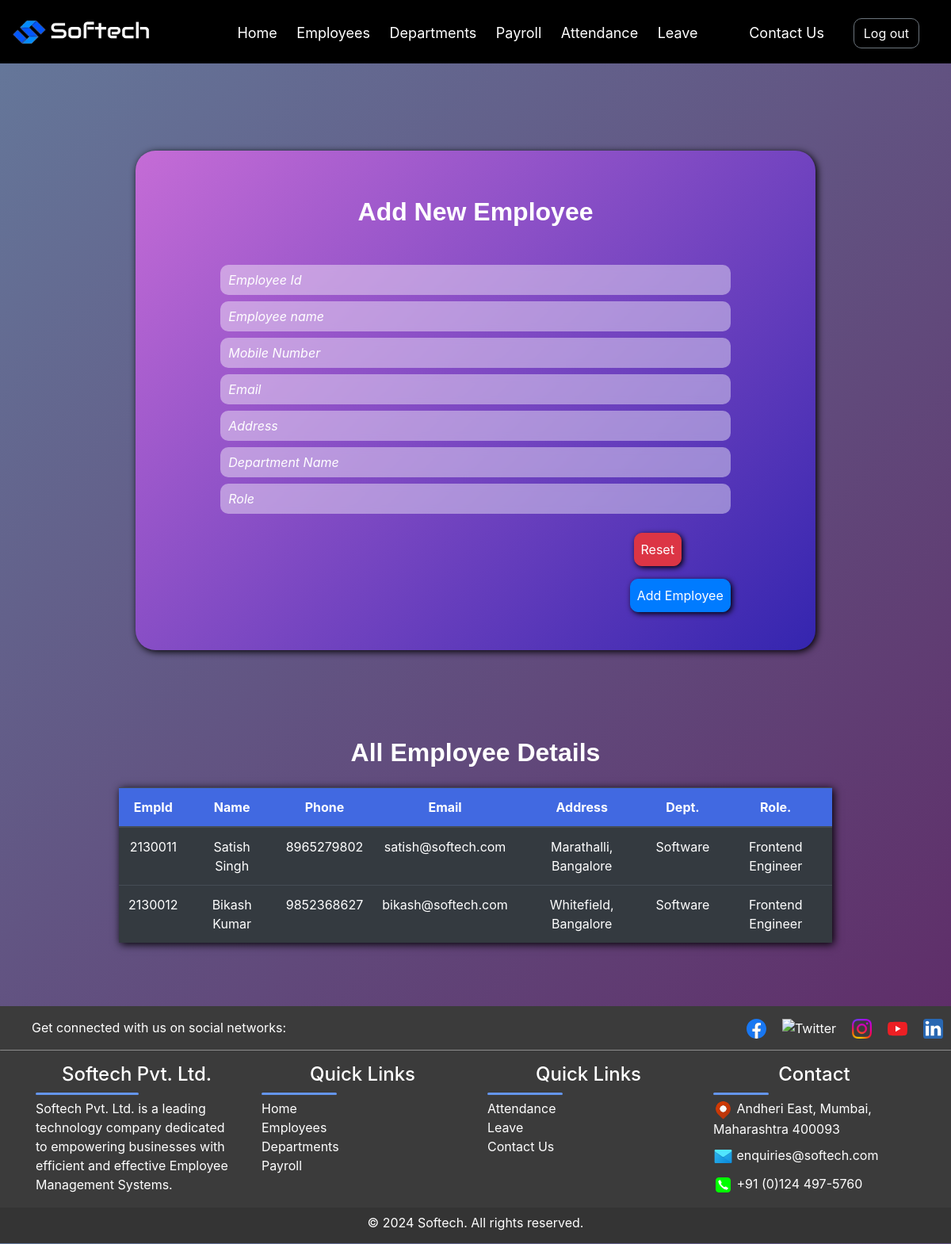
Before: /employee with the older database file.
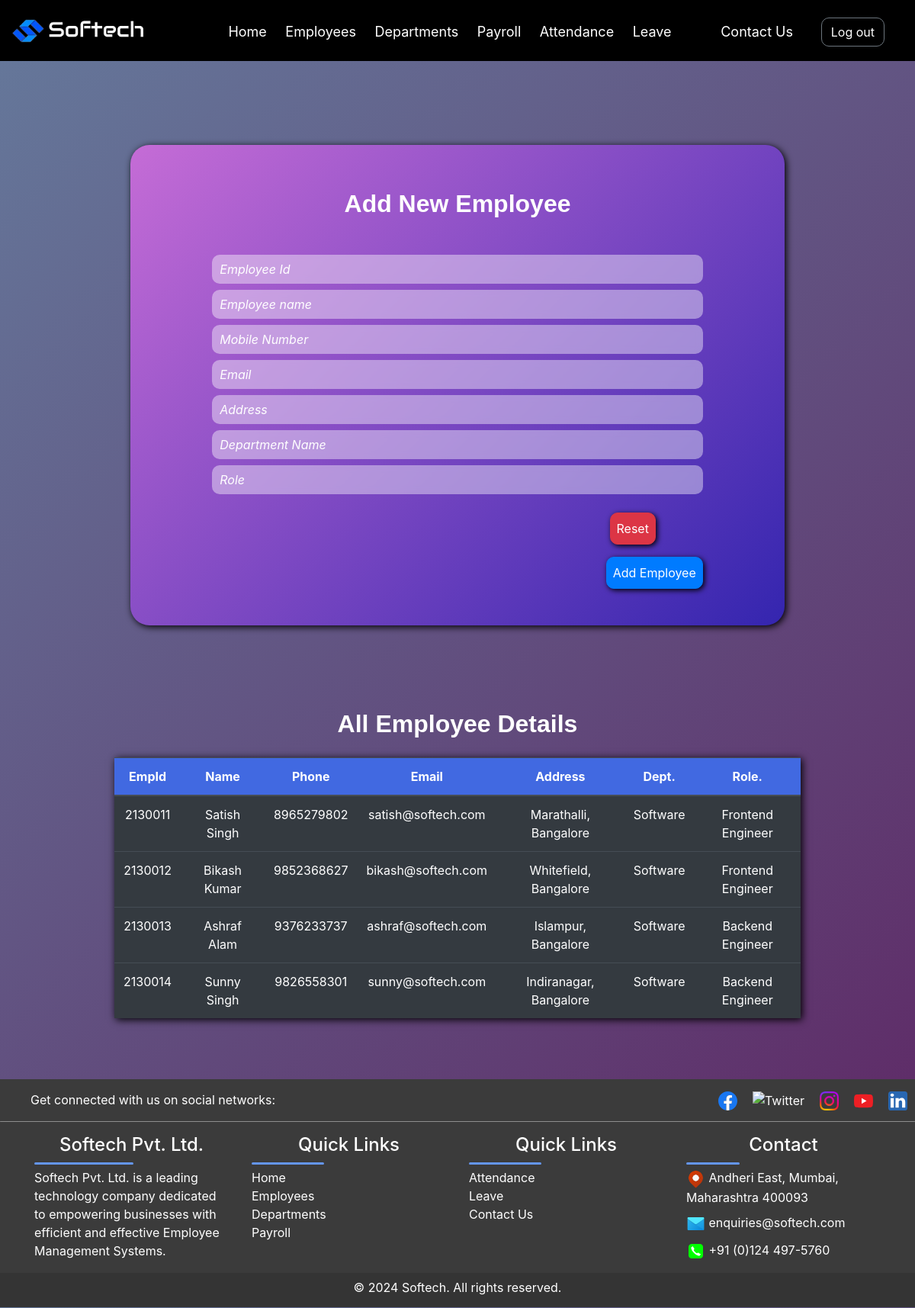
After: the same page with the newer database file.
### app/models.py (models this page shows, shortened)
class Employees(models.Model):
      emp_id = models.CharField(max_length=10, primary_key=True)
      emp_name = models.CharField(max_length=100)
      mobile_number = models.CharField(max_length=15)
      email = models.EmailField()
      address = models.TextField()
      department_name = models.ForeignKey(Departments, on_delete=models.CASCADE)
      role = models.CharField(max_length=100)

class Departments(models.Model):
      department_name = models.CharField(max_length=100, primary_key=True)
      department_status = models.CharField(max_length=100)
      def __str__(self):
        return str(self.department_name)

### app/views.py (the view, shortened to what this page needs)
# urls.py: path('employee', views.employee_page,name="employee"),
def employee_page(request):
    employees=Employees.objects.all()
    form=EmployeesForm()
    context = {'form':form,'employee':employees}
    return render(request, 'app/employees.html', context)

### app/templates/app/employees.html (shortened to what this page needs)
{% extends "base_template/base.html" %}
{% load static %}
{% block content %}
         <form method="POST" class="bg-body py-5 text-center" id="formbackground">
            <h2 class="fs-3 fw-bold text-decoration-underline mb-5">Add New Employee</h2>
            {{form.emp_id}}
            {{form.emp_name}}
            {{form.mobile_number}}
            {{form.email}}
            {{form.address}}
            {{form.department_name}}
            {{form.role}}
            <div class="buttons w-75 mx-auto">
               <div class="row g-0">
                  <div class="col-6 text-start">
                  </div>
                  <div class="col-6 text-end">
                     <button class="btn btn-danger mt-3 me-2 p-2" id="resetBtn" style="margin-left: 40%;">Reset</button>
                     <button class="btn btn-primary mt-3 p-2" id="addBtn" type="submit" style="float: right;">Add Employee</button>
                  </div>
               </div>
            </div>
         </form>
         <div class="w-auto mx-auto">
            <h2 class="fs-3 fw-bold text-decoration-underline mb-2 mt-5">All Employee Details</h2>
            <table class="table table-dark table-hover mt-4 mb-5 text-center w-75">
               <thead class="fw-bold">
                  <th>EmpId</th>
                  <th>Name</th>
                  <th>Phone</th>
                  <th>Email</th>
                  <th>Address</th>
                  <th>Dept.</th>
                  <th>Role.</th>
               </thead>
               <tbody id="myTable">
                  {% for e in employee  %}
                  <tr>
                     <td>{{e.emp_id}}</td>
                     <td>{{e.emp_name}}</td>
                     <td>{{e.mobile_number}}</td>
                     <td>{{e.email}}</td>
                     <td>{{e.address}}</td>
                     <td>{{e.department_name}}</td>
                     <td>{{e.role}}</td>
                  </tr>
                  {% endfor %}
               </tbody>
            </table>
         </div>
      {% endblock content %}

### app/templates/base_template/base.html (shortened to what this page needs)
{% load static %}
<!DOCTYPE html>
<html>
   <head>
      <link rel="stylesheet" href="{% static 'app/CSS_Files/index.css' %}">
      <link rel="stylesheet" href="{% static 'app/CSS_Files/style.css' %}">
      <link rel="stylesheet" href="{% static 'app/CSS_Files/signup.css' %}">
      <link rel="stylesheet" href="{% static 'app/CSS_Files/login.css' %}">
      <link rel="stylesheet" href="https://maxcdn.bootstrapcdn.com/bootstrap/4.5.2/css/bootstrap.min.css">
      <link href="https://cdnjs.cloudflare.com/ajax/libs/font-awesome/5.15.4/css/all.min.css" rel="stylesheet">
    </head>
    <body class="container-fluid" style="background:linear-gradient(135deg, #65799b 0%,#5e2563 100%);">
            <div class="navigationbar">
                <div>
                    <img src="{% static 'images/SoftechLogo-removebg-preview.png' %}">
                    <div>
                        <nav class="navbar justify-content-center">
                            <ul>
                                <li><a href="{% url "index" %}">Home</a></li>
                                <li><a href="{% url "employee" %}">Employees</a></li>
                                <li><a href="{% url "department" %}">Departments</a></li>
                                <li><a href="{% url "payroll" %}">Payroll</a></li>
                                <li><a href="{% url "attendance" %}">Attendance</a></li>
                                <li><a href="leave.html">Leave</a></li>
                                <li style="float: right; position: absolute; right: 150px;"><a href="">Contact Us</a></li>
                                <li><a href="index.html"><button id="logout" class="btn btn-outline-secondary">Log out</button></a></li>
                            </ul>
                        </nav>
                    </div>
                </div>
            </div>
            {% block content %}{% endblock content %}
            <footer class="mainfooter" role="contentinfo">
                <div>
                    <ul style="display: inline; list-style-type: none;">
                        <li class="icon">Get connected with us on social networks:</li>
                        <li class="icon" style="float: inline-end; margin: auto 10px;"><a href="#" class="icoLinkedin" title="Linkedin"> <!DOCTYPE svg  PUBLIC '-//W3C//DTD SVG 1.1//EN'  'http://www.w3.org/Graphics/SVG/1.1/DTD/svg11.dtd'> </a></li>
                        <li class="icon" style="float: inline-end; margin: auto 10px;"><a href="#" class="icoYoutube" title="Youtube"><!DOCTYPE svg  PUBLIC '-//W3C//DTD SVG 1.1//EN'  'http://www.w3.org/Graphics/SVG/1.1/DTD/svg11.dtd'></li>
                        <li class="icon" style="float: inline-end; margin: auto 10px;"><a href="#" class="icoInstagram" title="Instagram"><img src="{% static 'images/insta.png' %}" alt="Instagram" height="25"></a></li>
                        <li class="icon" style="float: inline-end; margin: auto 10px;"><a href="#" class="icoTwitter" title="Twitter"><img src="https://uxwing.com/wp-content/themes/uxwing/download/brands-and-social-media/x-social-media-white-icon.png" alt="Twitter" height="25"></a></li>
                        <li class="icon" style="float: inline-end; margin: auto 10px;"><a href="#" class="icoFacebook" title="Facebook"><!DOCTYPE svg  PUBLIC '-//W3C//DTD SVG 1.1//EN'  'http://www.w3.org/Graphics/SVG/1.1/DTD/svg11.dtd'></a></li>
                    </ul>
                    <hr>
                </div>
                <div class="footer-middle">
                <div class="container">
                  <div class="row">
                    <div class="col-md-3 col-sm-6">
                      <div class="footer-pad">
                        <h4>Softech Pvt. Ltd.</h4>
                        <div class="underline1"></div>
                        <ul class="list-unstyled">
                          <li>Softech Pvt. Ltd. is a leading technology company dedicated to empowering businesses with efficient and effective Employee Management Systems.</li>
                        </ul>
                      </div>
                    </div>
                    <div class="col-md-3 col-sm-6">
                      <div class="footer-pad">
                        <h4>Quick Links</h4>
                        <div class="underline2"></div>
                        <ul class="list-unstyled">
                            <li><a href="{% url "index" %}">Home</a></li>
                            <li><a href="{% url "employee" %}">Employees</a></li>
                            <li><a href="departments.html">Departments</a></li>
                            <li><a href="payroll.html">Payroll</a></li>
                        </ul>
                      </div>
                    </div>
                    <div class="col-md-3 col-sm-6">
                      <div class="footer-pad">
                        <h4>Quick Links</h4>
                        <div class="underline2"></div>
                        <ul class="list-unstyled">
                            <li><a href="attendance.html">Attendance</a></li>
                            <li><a href="leave.html">Leave</a></li>
                            <li><a href="">Contact Us</a></li>
                        </ul>
                      </div>
                    </div>
                      <div class="col-md-3">
                          <h4>Contact</h4>
                          <div class="underline3"></div>
                          <ul class="social-network social-circle list-unstyled">
                           <li class="icon"><img style="height: 25px;" src="{% static 'images/locationicon.png' %}" alt="Location"></li>
                           <li class="icon">Andheri East, Mumbai, Maharashtra 400093</li><br>
                           <li class="icon"><img style="height: 25px; margin: 10px 0 !important;" src="{% static 'images/mailicon.png' %}" alt="Mail"></li>
                           <li class="icon">enquiries@softech.com</li><br>
                           <li class="icon"><img style="height: 25px;" src="{% static 'images/callicon.png' %}" alt="Call"></li>
                           <li class="icon">+91 (0)124 497-5760</li>
                          </ul>
                  </div>
                  </div>
                </div>
                  <div class="row footer-bottom text-center" style="width: 100%; margin: 0; padding: 7px 0; height: 45px; background-color: #343434;">
                  <div class="col-md-12 copy">
                  <p class="text-center" style="margin-bottom: 15px !important;"> © 2024 Softech. All rights reserved.</p>
                  </div>
                  </div>
                </div>
              </footer>
     </body>
  </html>

### app/static/app/CSS_files/index.css (style rules this page uses)
body { background-image: url("https://images.pexels.com/photos/7078666/pexels-photo-7078666.jpeg?auto=compress&cs=tinysrgb&w=1260&h=750&dpr=1"); background-size: cover; }
button { margin: 20px 0; border-radius: 10px !important; }
p { text-align: center; color: white; }
::placeholder { color: white !important; }
h4 { font-weight: bold; text-align: center; margin-bottom: 20px; }
hr { border: none; height: 1px; background-color: rgba(255, 255, 255, 0.5); backdrop-filter: blur(5px); color: white; border-radius: 10px; }

### app/static/app/CSS_files/style.css (style rules this page uses)
body { background: linear-gradient(135deg, #647095 0%, #5e2563 100%); color: white !important; margin: 0 !important; padding: 0 !important; overflow-x: hidden; }
.bg-body { background-color: rebeccapurple !important; }
h2 { font-family: Helvetica; text-align: center; }
a { color: white; }
table thead { color: white; font-weight: bold; background-color: royalblue; margin: auto; padding: auto; }
table { margin: auto !important; box-shadow: 2px 2px 10px black; }
input, textarea { background-color: rgba(255, 255, 255, 0.416) !important; background-blend-mode: overlay !important; backdrop-filter: blur(5px) !important; color: white !important; border: none !important; border-radius: 10px !important; padding: 10px !important; transition: background-color 0.3s ease-in-out !important; }
::placeholder { color: rgba(0, 0, 0, 0.744) !important; font-style: italic; }
h2 { margin: 10px 0px !important; font-weight: bold !important; text-align: center !important; }
button { margin: 20px 0; border-radius: 10px !important; transition: background-color 0.3s ease-in-out !important; box-shadow: 2px 2px 7px black; }
table tr td { color: white; }
hr { color: white; }
@media screen and (min-width: 768px) { .table { width: 100% !important; } }
.navigationbar { position: relative; height: 80px; width: 100%; background-color: black; z-index: 0; background-size: cover; }
.navigationbar div img { position: absolute; width: 175px; margin-top: 25px; margin-left: 15px; z-index: 1; }
nav { position: absolute; z-index: 2; color: white; }
nav ul { list-style-type: none; padding: 0; margin-top: 20px; }
nav ul li { font-size: 18px; display: inline; text-align: center; padding: 0 10px; }
nav ul li a { color: white; text-decoration: none; }
#logout { float: right; position: absolute; right: 40px; top: 23px; color: white !important; }
#formbackground { background: linear-gradient(135deg, #c56cd6 0%, #3425af 100%); border-radius: 25px; margin: 110px 171px; transition: transform 0.3s ease; box-shadow: 2px 2px 10px black; }
footer { background-color: #3b3b3b; color: white; margin-top: 80px; padding-top: 15px; }
.icon { display: inline; }
ul li a { color: white; }
hr { border: none; height: 1px; background-color: rgba(255, 255, 255, 0.5); backdrop-filter: blur(5px); color: white; border-radius: 10px; }
.underline1 { border: none; height: 3px; width: 130px; background-color: cornflowerblue; backdrop-filter: blur(5px); color: white; border-radius: 10px; margin-bottom: 5px; }
.underline2 { border: none; height: 3px; width: 95px; background-color: cornflowerblue; backdrop-filter: blur(5px); color: white; border-radius: 10px; margin-bottom: 5px; }
.underline3 { border: none; height: 3px; width: 70px; background-color: cornflowerblue; backdrop-filter: blur(5px); color: white; border-radius: 10px; margin-bottom: 5px; }

### app/static/app/CSS_files/signup.css (style rules this page uses)
body { background-image: url("https://images.pexels.com/photos/7078666/pexels-photo-7078666.jpeg?auto=compress&cs=tinysrgb&w=1260&h=750&dpr=1"); background-size: cover; }
button { margin: 20px 0; border-radius: 10px !important; }
p { text-align: center; color: white; }
::placeholder { color: white !important; }
h4 { font-weight: bold; text-align: center; margin-bottom: 20px; }
hr { border: none; height: 1px; background-color: rgba(255, 255, 255, 0.5); backdrop-filter: blur(5px); color: white; border-radius: 10px; }

### app/static/app/CSS_files/login.css (style rules this page uses)
body { background-image: url("https://images.pexels.com/photos/7078666/pexels-photo-7078666.jpeg?auto=compress&cs=tinysrgb&w=1260&h=750&dpr=1"); background-size: cover; }
button { margin: 20px 0; border-radius: 10px !important; }
p { text-align: center; color: white; }
::placeholder { color: white !important; }
h4 { font-weight: bold; text-align: center; margin-bottom: 20px; }
hr { border: none; height: 1px; background-color: rgba(255, 255, 255, 0.5); backdrop-filter: blur(5px); color: white; border-radius: 10px; }

Changed rows visible on the page:
added Employees: emp_id "2130013", emp_name "Ashraf Alam", mobile_number "9376233737", email "ashraf@softech.com", address "Islampur, Bangalore", department_name "Software", role "Backend Engineer"
added Employees: emp_id "2130014", emp_name "Sunny Singh", mobile_number "9826558301", email "sunny@softech.com", address "Indiranagar, Bangalore", department_name "Software", role "Backend Engineer"
